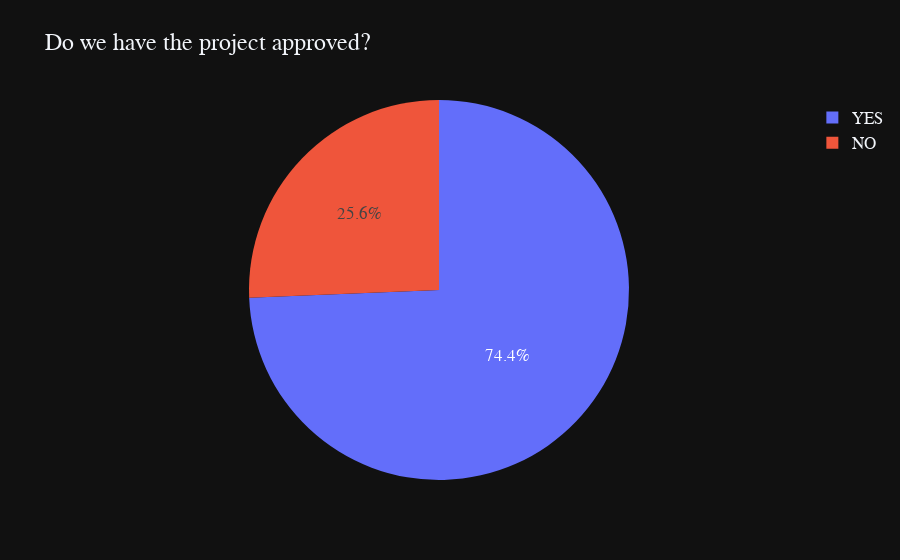

The cell this chart's notebook holds for it:
### Code cell
# Pie chart
fig = px.pie(layout_signed, 
            values=layout_signed.value_counts(),
            names=layout_signed.value_counts().index,
            title='Do we have the project approved?',
            template='plotly_dark'
            )
fig.update_layout(
    font = dict(size=17,family="Franklin Gothic"))
fig.show()

### Figure 1 — Plotly figure (JSON) as saved in the notebook; plotly's stock layout.template omitted (floating-point values rounded to 4 significant figures)
{"data": [{"domain": {"x": [0, 1], "y": [0, 1]}, "hovertemplate": "label=%{label}<br>value=%{value}<extra></extra>", "labels": ["YES", "NO"], "legendgroup": "", "name": "", "showlegend": true, "type": "pie", "values": [174, 60]}], "layout": {"font": {"family": "Franklin Gothic", "size": 17}, "legend": {"tracegroupgap": 0}, "title": {"text": "Do we have the project approved?"}}}
